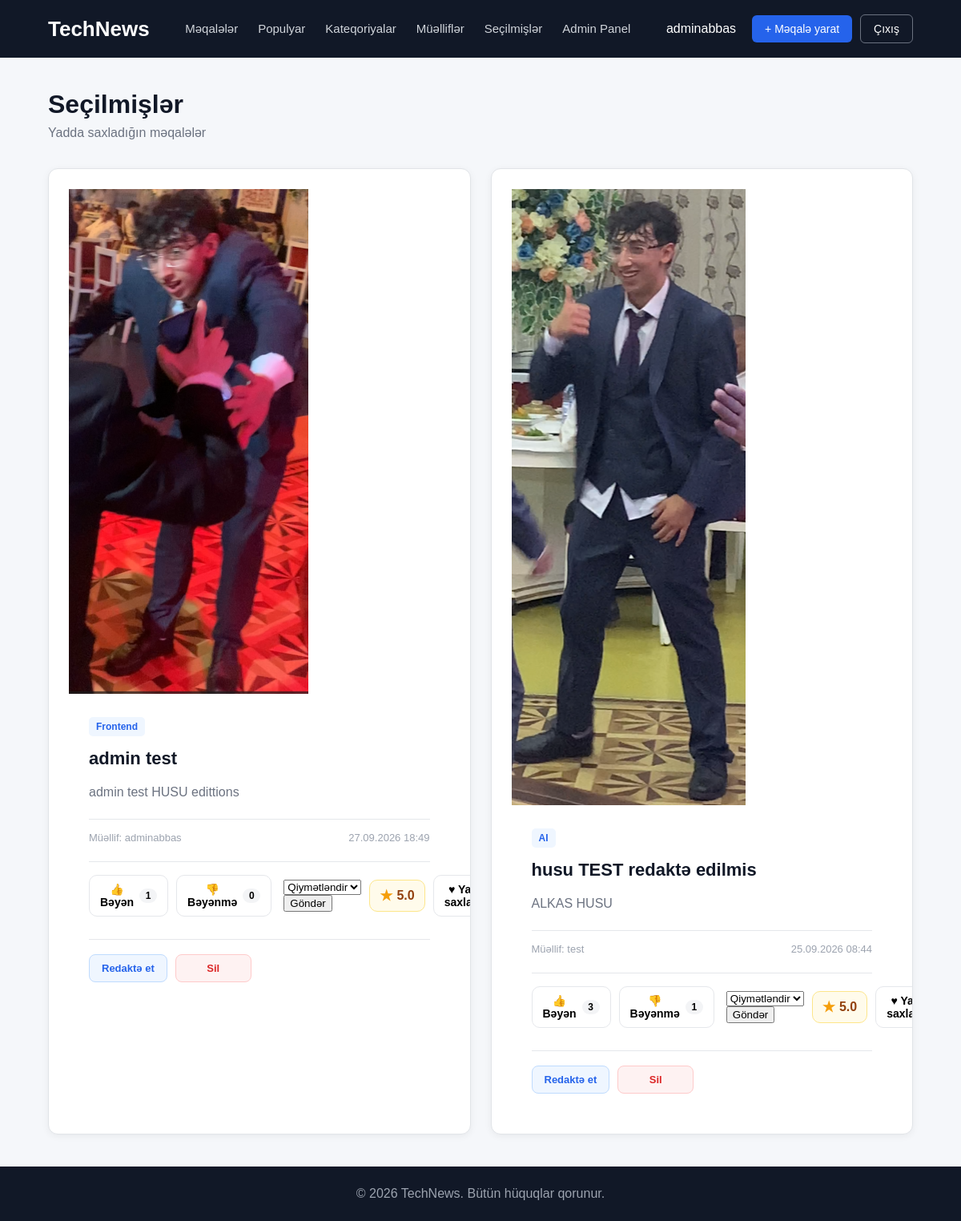
Screenshot of /favorites/ (signed in) with the database file from the repository.
### articles/models.py (models this page shows, shortened)
class Article(models.Model):
    STATUS_CHOICES = [
        ('pending', 'Gözləyir'),
        ('published', 'Yayımlandı'),
        ('rejected', 'Rədd edildi'),
    ]
    title = models.CharField(max_length=255)
    image = models.ImageField(
    upload_to='articles/',
    blank=True,
    null=True
)
    content = models.TextField()
    category = models.ForeignKey(
        Category,
        on_delete=models.CASCADE,
        related_name='articles'
    )
    author = models.ForeignKey(
        User,
        on_delete=models.CASCADE,
        related_name='articles'
    )
    created_at = models.DateTimeField(
        auto_now_add=True
    )
    status = models.CharField(
        max_length=20,
        choices=STATUS_CHOICES,
        default='pending'
    )

class Category(models.Model):
    name = models.CharField(max_length=100, unique=True)

### articles/views.py (the view)
# urls.py: path('favorites/', views.favorites, name='favorites'),
@login_required
def favorites(request):
    articles = Article.objects.filter(
        status='published',
        favorites__user=request.user
    ).annotate(
        like_count=Count(
            'reactions',
            filter=Q(reactions__reaction='like'),
            distinct=True
        ),
        dislike_count=Count(
            'reactions',
            filter=Q(reactions__reaction='dislike'),
            distinct=True
        ),
        average_rating=Avg(
            'ratings__value'
        )
    ).order_by('-created_at')
    favorite_article_ids = list(
        Favorite.objects.filter(
            user=request.user
        ).values_list(
            'article_id',
            flat=True
        )
    )
    return render(
        request,
        'articles/favorites.html',
        {
            'articles': articles,
            'favorite_article_ids': favorite_article_ids
        }
    )

### templates/articles/favorites.html (shortened to what this page needs)
{% extends 'base.html' %}
{% block content %}
<div class="page-header">
    <h1>Seçilmişlər</h1>
    <p>
        Yadda saxladığın məqalələr
    </p>
</div>
<div class="articles-grid">
    {% for article in articles %}
        <article class="article-card">
            {% if article.image %}
                <div class="article-image">
                    <img
                        src="{{ article.image.url }}"
                        alt="{{ article.title }}"
                    >
                </div>
            {% endif %}
            <div class="article-card-content">
                <span class="article-category">
                    {{ article.category.name }}
                </span>
                <h2>
                    {{ article.title }}
                </h2>
                <p>
                    {{ article.content|truncatewords:30 }}
                </p>
                <div class="article-info">
                    <span>
                        Müəllif: {{ article.author.username }}
                    </span>
                    <span>
                        {{ article.created_at|date:"d.m.Y H:i" }}
                    </span>
                </div>
                <div class="article-actions">
                    <div class="reaction-group">
                        <form method="post"
                              action="{% url 'article_like' article.id %}">
                            <button type="submit"
                                    class="reaction-btn like-btn">
                                👍 Bəyən
                                <span class="reaction-count">
                                    {{ article.like_count }}
                                </span>
                            </button>
                        </form>
                        <form method="post"
                              action="{% url 'article_dislike' article.id %}">
                            <button type="submit"
                                    class="reaction-btn dislike-btn">
                                👎 Bəyənmə
                                <span class="reaction-count">
                                    {{ article.dislike_count }}
                                </span>
                            </button>
                        </form>
                    </div>
                    <div class="article-extra">
                        <form method="post"
                              action="{% url 'article_rating' article.id %}">
                            <select name="rating"
                                    class="rating-select">
                                <option value="">
                                    Qiymətləndir
                                </option>
                            </select>
                            <button type="submit"
                                    class="rating-button">
                                Göndər
                            </button>
                        </form>
                        <div class="rating-box">
                            <span class="rating-star">
                                ★
                            </span>
                            <span class="rating-value">
                                {% if article.average_rating %}
                                    {{ article.average_rating|floatformat:1 }}
                                {% else %}
                                    0.0
                                {% endif %}
                            </span>
                        </div>
                        <form method="post"
                              action="{% url 'article_favorite' article.id %}">
                            {% if article.id in favorite_article_ids %}
                                <button type="submit"
                                        class="favorite-btn favorite-active">
                                    ♥ Yadda saxlanılıb
                                </button>
                            {% else %}
                                <button type="submit"
                                        class="favorite-btn">
                                    ♡ Yadda saxla
                                </button>
                            {% endif %}
                        </form>
                    </div>
                </div>
{% if user.is_authenticated %}
    {% if user.is_superuser or user.profile.role == 'admin' %}
        <div class="article-admin-actions">
            <a href="{% url 'article_edit' article.id %}"
               class="admin-edit-button">
                Redaktə et
            </a>
            <a href="{% url 'article_delete' article.id %}"
               class="admin-delete-button">
                Sil
            </a>
        </div>
    {% endif %}
{% endif %}
            </div>
        </article>
    {% endfor %}
</div>
{% endblock %}

### templates/base.html (shortened to what this page needs)
{% load static %}
<!DOCTYPE html>
<html lang="az">
<head>
    <link rel="stylesheet" href="{% static 'css/style.css' %}">
</head>
<body>
    <nav class="navbar">
        <div class="container navbar-container">
            <a href="/" class="logo">
                TechNews
            </a>
            <ul class="nav-menu">
                <li>
                    <a href="{% url 'article_list' %}">
                        Məqalələr
                    </a>
                </li>
                <li>
                    <a href="{% url 'popular' %}">
                        Populyar
                    </a>
                </li>
                <li>
                    <a href="{% url 'categories' %}">
                        Kateqoriyalar
                    </a>
                </li>
                <li>
                    <a href="{% url 'authors' %}">
                        Müəlliflər
                    </a>
                </li>
                {% if user.is_authenticated %}
                    <li>
                        <a href="{% url 'favorites' %}">
                            Seçilmişlər
                        </a>
                    </li>
                {% endif %}
                {% if user.is_authenticated and user.profile.role == 'admin' %}
                    <li>
                        <a href="{% url 'admin_dashboard' %}">
                            Admin Panel
                        </a>
                    </li>
                {% endif %}
            </ul>
            <div class="user-menu">
                {% if user.is_authenticated %}
                    <span class="username">
                        {{ user.username }}
                    </span>
                    <a href="{% url 'article_create' %}"
                       class="btn btn-primary">
                        + Məqalə yarat
                    </a>
                    <a href="{% url 'logout' %}"
                       class="btn btn-outline">
                        Çıxış
                    </a>
                {% endif %}
            </div>
        </div>
    </nav>
    <main class="main-content">
        <div class="container">
            {% block content %}
            {% endblock %}
        </div>
    </main>
    <footer class="footer">
        <div class="container">
            <p>
                © 2026 TechNews. Bütün hüquqlar qorunur.
            </p>
        </div>
    </footer>
</body>
</html>

### static/css/style.css (style rules this page uses)
* { box-sizing: border-box; }
body { margin: 0; font-family: Arial, sans-serif; background-color: #f5f7fa; color: #222; }
a { text-decoration: none; }
.container { width: 90%; max-width: 1200px; margin: 0 auto; }
.navbar { background-color: #111827; padding: 18px 0; }
.navbar-container { display: flex; align-items: center; justify-content: space-between; gap: 30px; }
.logo { color: white; font-size: 26px; font-weight: bold; }
.nav-menu { display: flex; align-items: center; gap: 25px; list-style: none; margin: 0; padding: 0; }
.nav-menu a { color: #d1d5db; font-size: 15px; transition: 0.2s; }
.user-menu { display: flex; align-items: center; gap: 10px; }
.username { color: white; margin-right: 10px; }
.btn { padding: 9px 16px; border-radius: 6px; font-size: 14px; display: inline-block; }
.btn-primary { background-color: #2563eb; color: white; }
.btn-outline { border: 1px solid #6b7280; color: white; }
.main-content { min-height: 75vh; padding: 40px 0; }
.footer { background-color: #111827; color: #9ca3af; padding: 25px 0; text-align: center; }
.footer p { margin: 0; }
.page-header { margin-bottom: 30px; }
.page-header h1 { margin-bottom: 8px; font-size: 32px; }
.page-header p { color: #6b7280; margin: 0; }
.articles-grid { display: grid; grid-template-columns: repeat(2, 1fr); gap: 25px; }
.article-card { background-color: white; border-radius: 10px; padding: 25px; box-shadow: 0 2px 10px rgba(0, 0, 0, 0.06); }
.article-category { color: #2563eb; font-size: 14px; font-weight: bold; }
.article-card h2 { margin: 12px 0; font-size: 22px; }
.article-card p { color: #6b7280; line-height: 1.6; }
.article-info { display: flex; justify-content: space-between; margin-top: 20px; padding-top: 15px; border-top: 1px solid #eee; color: #6b7280; font-size: 13px; }
.page-header { margin-bottom: 35px; }
.page-header h1 { margin: 0 0 8px; font-size: 32px; color: #111827; }
.page-header p { margin: 0; color: #6b7280; }
.article-card { background: #ffffff; border: 1px solid #e1e4e8; border-radius: 12px; overflow: hidden; transition: 0.2s; }
.article-card-content { padding: 25px; }
.article-category { display: inline-block; color: #2563eb; background: #eff6ff; padding: 5px 9px; border-radius: 5px; font-size: 12px; font-weight: 700; }
.article-card h2 { margin: 15px 0 10px; font-size: 22px; color: #111827; }
.article-info { display: flex; justify-content: space-between; margin-top: 20px; padding-top: 15px; border-top: 1px solid #e5e7eb; color: #9ca3af; font-size: 13px; }
.article-actions { margin-top: 22px; padding-top: 16px; border-top: 1px solid #e5e7eb; display: flex; justify-content: space-between; align-items: center; gap: 15px; }
.reaction-group, .article-extra { display: flex; align-items: center; gap: 10px; }
.reaction-btn { border: 1px solid #e5e7eb; background: #ffffff; border-radius: 10px; padding: 9px 13px; display: flex; align-items: center; gap: 7px; font-size: 14px; font-weight: 600; cursor: pointer; transition: 0.2s; }
.reaction-count { min-width: 22px; padding: 2px 6px; background: #f3f4f6; border-radius: 20px; font-size: 12px; text-align: center; }
.rating-box { display: flex; align-items: center; gap: 5px; padding: 8px 12px; background: #fffbeb; border: 1px solid #fde68a; border-radius: 10px; font-weight: 700; }
.rating-star { color: #f59e0b; font-size: 18px; }
.rating-value { color: #92400e; }
.favorite-btn { border: 1px solid #e5e7eb; background: #ffffff; border-radius: 10px; padding: 9px 13px; display: flex; align-items: center; gap: 7px; font-size: 14px; font-weight: 600; cursor: pointer; transition: 0.2s; }
.article-admin-actions { display: flex; align-items: center; gap: 10px; margin-top: 28px; padding-top: 18px; border-top: 1px solid #e5e7eb; }
.admin-edit-button, .admin-delete-button { display: inline-flex; align-items: center; justify-content: center; min-width: 95px; padding: 9px 15px; border-radius: 8px; font-size: 13px; font-weight: 700; text-decoration: none; transition: background 0.2s ease, color 0.2s ease, border-color 0.2s ease, transform 0.2s ease; }
.admin-edit-button { color: #2563eb; background: #eff6ff; border: 1px solid #bfdbfe; }
.admin-delete-button { color: #dc2626; background: #fef2f2; border: 1px solid #fecaca; }

### rows the page displays
Article: image (picture), category.name "Frontend", title "admin test", content "admin test HUSU edittions", author.username "adminabbas", created_at "27.09.2026 18:49", like_count "1", dislike_count "0", average_rating "5.0"
Article: image (picture), category.name "AI", title "husu TEST redaktə edilmis", content "ALKAS HUSU", author.username "test", created_at "25.09.2026 08:44", like_count "3", dislike_count "1", average_rating "5.0"

### other values shown
{{ user.username }} "adminabbas"
